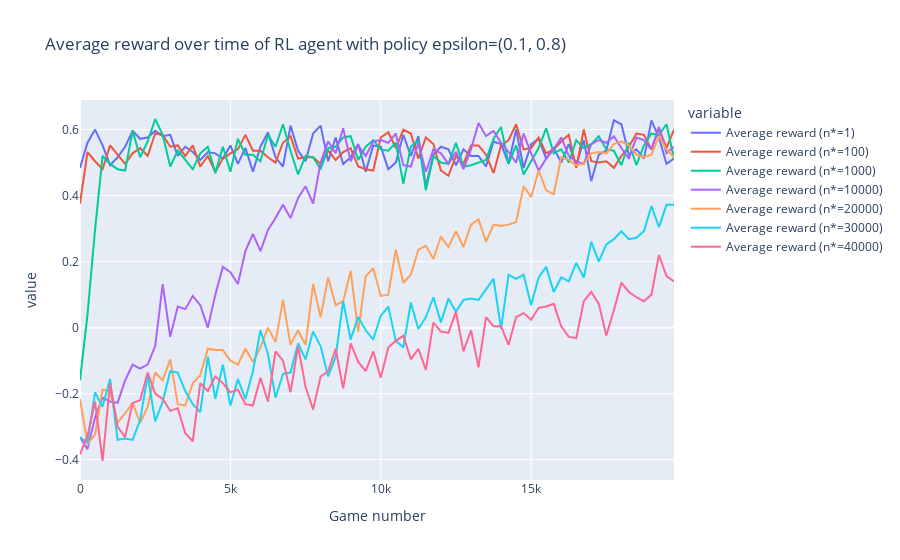

Notebook code for this chart:
### Markdown cell above
#### Question 2

### Code cell
n_max_list = [1, 100, 1_000, 10_000, 20_000, 30_000, 40_000]

epsilon = (0.1, 0.8)

maxGamesTotal = 20_000
groupSize = 250
df = {'Game number':np.arange(maxGamesTotal//groupSize)*groupSize}

player_opt = OptimalPlayer(epsilon=0.5)

num_cores = min(len(n_max_list),mp.cpu_count())

def parallelGames(n_max, player_opt, epsilon, maxGamesTotal, groupSize):
    df = {}

    agent = QlearningAgent(epsilon=epsilon, n_max=n_max)

    winnerList = play_games(player_opt, agent, maxGames=maxGamesTotal)

    y=winnerList.reshape(winnerList.size//groupSize, groupSize).mean(axis=1)

    df[f'Average reward (n*={n_max})'] = y

    return df

dfs = Parallel(n_jobs=num_cores)(delayed(parallelGames)(n_max, player_opt, epsilon, maxGamesTotal, groupSize) for n_max in n_max_list)

for d in dfs:
    df.update(d)

df = pd.DataFrame(df)
fig = px.line(df, x='Game number', y=df.columns.difference(['Game number']), title=f'Average reward over time of RL agent with policy epsilon={epsilon}')
fig.show()
